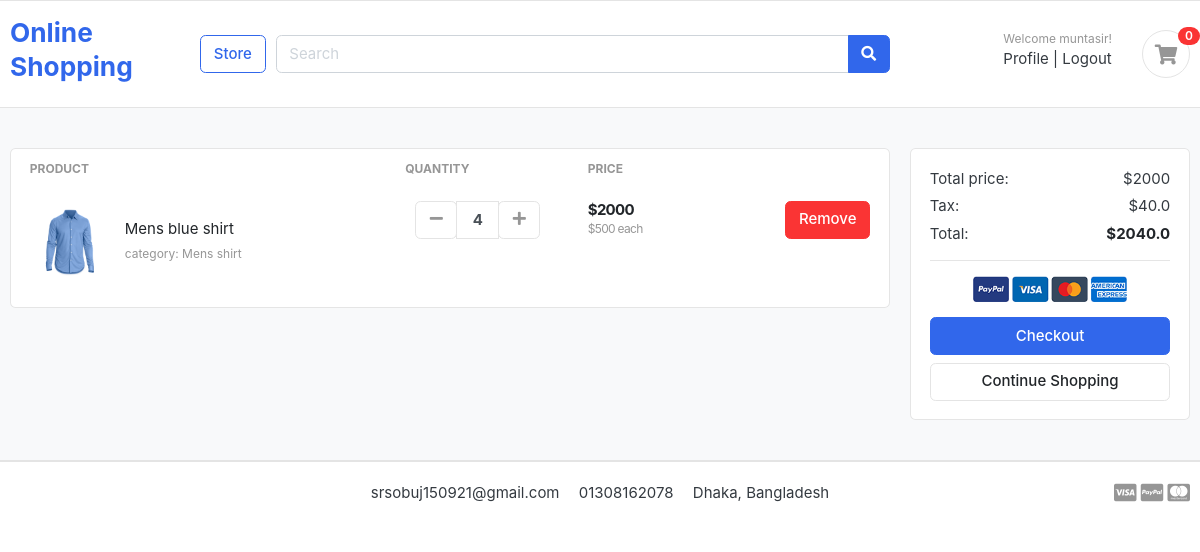
The app's page /cart/ (signed in) with its own data.
### cart/models.py (models this page shows, shortened)
class CartItem(models.Model):
    user=models.ForeignKey(User,on_delete=models.CASCADE,null=True)
    product=models.ForeignKey(Product,on_delete=models.CASCADE)
    cart=models.ForeignKey(Cart,on_delete=models.CASCADE,null=True)
    quantity=models.IntegerField()
    is_active=models.BooleanField(default=True)
    def sub_total(self):
        return self.product.price * self.quantity

### store/models.py (models this page shows, shortened)
class Product(models.Model):
    product_name=models.CharField(max_length=100,unique=True)
    slug=models.SlugField(max_length=200,unique=True)
    description=models.TextField(max_length=500,blank=True)
    price=models.IntegerField()
    image=models.ImageField(upload_to='photos/products')
    stock=models.IntegerField()
    is_available=models.BooleanField(default=True)
    category=models.ForeignKey(Category,on_delete=models.CASCADE)  # 1ta categorir under e onekgula product thakte pare ei jonno one to many field er jonno ForeignKey use kora hoice category model er sathe one to many relationship hocce
    created_date=models.DateTimeField(auto_now_add=True)
    modified_date=models.DateTimeField(auto_now=True)

### category/models.py (models this page shows, shortened)
class Category(models.Model):
    category_name=models.CharField(max_length=50,unique=True)
    slug=models.SlugField(max_length=100,unique=True)
    description=models.TextField(max_length=255,blank=True) #blank mane diteo pare na diteo pare
    cat_image=models.ImageField(upload_to='photos/categories',blank=True)

### cart/views.py (the view)
# urls.py: path('', views.cart, name='cart'),
def cart(request, total=0, quantity=0, cart_items=None):
    try:
        tax = 0
        grand_total = 0
        if request.user.is_authenticated:
            cart_items = CartItem.objects.filter(user=request.user, is_active=True)
        else:
            cart = Cart.objects.get(cart_id=_cart_id(request))
            cart_items = CartItem.objects.filter(cart=cart, is_active=True)
        for cart_item in cart_items:
            total += (cart_item.product.price * cart_item.quantity)
            quantity += cart_item.quantity
        tax = (2 * total)/100
        grand_total = total + tax
    except ObjectDoesNotExist:
        pass #just ignore
    context = {
        'total': total,
        'quantity': quantity,
        'cart_items': cart_items,
        'tax'       : tax,
        'grand_total': grand_total,
    }
    return render(request, 'cart/cart.html', context)

### cart/templates/cart/cart.html (shortened to what this page needs)
{% extends 'base.html' %}
{% block body %}
<section class="section-content padding-y bg">
  <div class="container">
    <div class="row">
      <aside class="col-lg-9">
        <div class="card">
          <table class="table table-borderless table-shopping-cart">
            <thead class="text-muted">
              <tr class="small text-uppercase">
                <th scope="col">Product</th>
                <th scope="col" width="120">Quantity</th>
                <th scope="col" width="120">Price</th>
                <th scope="col" class="text-right" width="200"></th>
              </tr>
            </thead>
            <tbody>
              {% for item in cart_items %}
              <tr>
                <td>
                  <figure class="itemside align-items-center">
                    <div class="aside">
                      <img src="{{item.product.image.url}}" class="img-sm" />
                    </div>
                    <figcaption class="info">
                      <a href="#" class="title text-dark"
                        >{{item.product.product_name}}</a
                      >
                      <p class="text-muted small">
                      category: {{item.product.category.category_name}}
                      </p>
                    </figcaption>
                  </figure>
                </td>
                <td>
                  <div class="col">
                    <div class="input-group input-spinner">
                      <div class="input-group-prepend">
                        <form action="{% url 'remove_cart_item' item.product.id item.id %}">
                          <button
                          class="btn btn-light"
                          type="submit"
                          id="button-minus"
                        >
                          <i class="fa fa-minus"></i>
                        </button>
                        </form>
                      </div>
                      <input type="text" class="form-control" value={{item.quantity}} />
                      <div class="input-group-append">
                        <form action="{% url 'add_cart' item.product.id %}" method="POST">
                          <button
                          class="btn btn-light"
                          type="submit"
                          id="button-minus"
                        >
                          <i class="fa fa-plus"></i>
                        </button>
                        </form>
                      </div>
                    </div>
                  </div>
                </td>
                <td>
                  <div class="price-wrap">
                    <var class="price">${{item.sub_total}}</var>
                    <small class="text-muted"> ${{item.product.price}} each </small>
                  </div>
                </td>
                <td class="text-right">
                  <a href="{% url 'remove_cart' item.product.id item.id %}" class="btn btn-danger"> Remove</a>
                </td>
              </tr>
              {% endfor %}
            </tbody>
          </table>
        </div>
      </aside>
      <aside class="col-lg-3">
        <div class="card">
          <div class="card-body">
            <dl class="dlist-align">
              <dt>Total price:</dt>
              <dd class="text-right">${{total}}</dd>
            </dl>
            <dl class="dlist-align">
              <dt>Tax:</dt>
              <dd class="text-right">${{tax}}</dd>
            </dl>
            <dl class="dlist-align">
              <dt>Total:</dt>
              <dd class="text-right text-dark b">
                <strong>${{grand_total}}</strong>
              </dd>
            </dl>
            <hr />
            <p class="text-center mb-3">
              <img src="./images/misc/payments.png" height="26" />
            </p>
            <a href="{% url 'place_order' %}" class="btn btn-primary btn-block">
              Checkout
            </a>
            <a href="./store.html" class="btn btn-light btn-block"
              >Continue Shopping</a
            >
          </div>
        </div>
      </aside>
    </div>
  </div>
</section>
{% endblock body %}

### templates/base.html (shortened to what this page needs)
<!DOCTYPE html>
{% load static %}
<html lang="en">
    <head>
        <link href="{% static 'css/bootstrap.css' %}" rel="stylesheet" type="text/css" />
        <link
          href="{% static 'fonts/fontawesome/css/all.min.css' %}"
          type="text/css"
          rel="stylesheet"
        />
        <link href="{% static 'css/ui.css' %}" rel="stylesheet" type="text/css" />
        <link
          href="{% static 'css/responsive.css' %}"
          rel="stylesheet"
          media="only screen and (max-width: 1200px)"
        />
      </head>
<body>
    <header class="section-header">
        <section class="header-main border-bottom">
          <div class="container">
            <div class="row align-items-center">
              <div class="col-lg-2 col-md-3 col-6">
                <a href="{% url 'home' %}" class="brand-wrap">
                  <h3>Online Shopping</h3>
                </a>
              </div>
              <a href="{% url 'store' %}" class="btn btn-outline-primary">Store</a>
              <div class="col-lg col-md-6 col-sm-12 col">
                <form action="#" class="search">
                  <div class="input-group w-100">
                    <input
                      type="text"
                      class="form-control"
                      style="width: 60%"
                      placeholder="Search"
                    />
                    <div class="input-group-append">
                      <button class="btn btn-primary" type="submit">
                        <i class="fa fa-search"></i>
                      </button>
                    </div>
                  </div>
                </form>
              </div>
              <div class="col-lg-3 col-sm-6 col-8 order-2 order-lg-3">
                <div class="d-flex justify-content-end mb-3 mb-lg-0">
                  <div class="widget-header">
                    {% if request.user.is_authenticated %}
                    <small class="title text-muted">Welcome {{request.user.username}}!</small>
                    <div>
                      <a href="{% url 'profile' %}">Profile</a>
                      <span class="dark-transp"> | </span>
                      <a href="{% url 'logout' %}"> Logout</a>
                    </div>
                    {% endif %}
                  </div>
                  <a href="{% url 'cart' %}" class="widget-header pl-3 ml-3">
                    <div class="icon icon-sm rounded-circle border">
                      <i class="fa fa-shopping-cart"></i>
                    </div>
                    <span class="badge badge-pill badge-danger notify">0</span>
                  </a>
                </div>
              </div>
            </div>
          </div>
        </section>
      </header>
    {% block body %}
    {% endblock body %}
<footer class="section-footer border-top">
	<div class="container">
		<section class="footer-bottom border-top row">
			<div class="col-md-2">
			</div>
			<div class="col-md-8 text-md-center">
				<span  class="px-2">srsobuj150921@gmail.com</span>
				<span  class="px-2">01308162078</span>
				<span  class="px-2">Dhaka, Bangladesh</span>
			</div>
			<div class="col-md-2 text-md-right text-muted">
				<i class="fab fa-lg fa-cc-visa"></i>
				<i class="fab fa-lg fa-cc-paypal"></i>
				<i class="fab fa-lg fa-cc-mastercard"></i>
			</div>
		</section>
	</div>
</footer>
</body>
</html>

### static/css/ui.css (style rules this page uses)
html { font-family: "Inter", sans-serif; font-size: 15px; }
.price-wrap { letter-spacing: -0.7px; }
.icon-xs, .icon-sm, .icon-md, .icon-lg { display: inline-block; text-align: center; flex-shrink: 0; flex-grow: 0; }
.icon-sm { width: 48px; height: 48px; line-height: 48px !important; font-size: 20px; }
.img-xs, .img-sm, .img-md, .img-lg { -o-object-fit: cover; object-fit: cover; flex-shrink: 0; flex-grow: 0; }
.img-sm { width: 80px; height: 80px; }
.padding-y { padding-top: 40px; padding-bottom: 40px; }
var { font-style: normal; }
figure { margin-bottom: 0; }
.bg { background-color: #f8f9fa; }
.b { font-weight: 600; }
p:last-child { margin-bottom: 0; }
.header-main { position: relative; padding-top: 1rem; padding-bottom: 1rem; }
.widget-header { display: inline-block; vertical-align: middle; position: relative; }
.widget-header a { color: #343a40; }
.widget-header i { color: #969696; }
.widget-header .title { display: block; }
.widget-header .notify { position: absolute; top: -3px; right: -10px; }
.footer-bottom { padding-top: 20px; padding-bottom: 20px; }
.btn-light { background-color: #fff; border-color: #e4e4e4; }
.btn-light i { color: #969696; }
.itemside { position: relative; display: flex; width: 100%; }
.itemside .aside { position: relative; flex-shrink: 0; }
.itemside .info { padding-left: 15px; padding-right: 7px; }
.itemside p { margin-bottom: 0; }
.itemside .title { display: block; margin-bottom: 5px; color: #212529; }
[class*=dlist-] { margin-bottom: 5px; }
[class*=dlist-] dd { margin-bottom: 0; }
.dlist-align { display: flex; }
.dlist-align dt { width: 150px; word-wrap: break-word; font-weight: normal; }
.dlist-align dd { flex-grow: 1; }
.notify { position: absolute; top: -4px; right: -10px; display: inline-block; padding: 0.25em 0.6em; font-size: 12px; line-height: 1; text-align: center; border-radius: 3rem; color: #fff; background-color: #fa3434; }
.price { font-weight: 600; color: #212529; }
.input-spinner { width: 125px; flex-wrap: nowrap; display: inline-flex; vertical-align: middle; }
.input-spinner input.form-control { text-align: center; max-width: 46px; font-weight: bold; flex-basis: 46px; border-color: #e4e4e4; flex-grow: 0; }
.input-spinner .btn { width: 42px; text-align: center; padding-left: 0.5rem; padding-right: 0.5rem; }
.table-shopping-cart.table td, .table-shopping-cart.table th { padding-left: 1.25rem; padding-right: 1.25rem; }
.table-shopping-cart .price-wrap { line-height: 1.2; }
.table-shopping-cart .price { font-weight: bold; margin-right: 5px; display: block; }

### records on screen
CartItem: product.image (picture), product.product_name "Mens blue shirt", product.category.category_name "Mens shirt", quantity "4", sub_total "2000", product.price "500"

### other values on screen
{{ request.user.username }} "muntasir"
{{ total }} "2000"
{{ tax }} "40.0"
{{ grand_total }} "2040.0"
